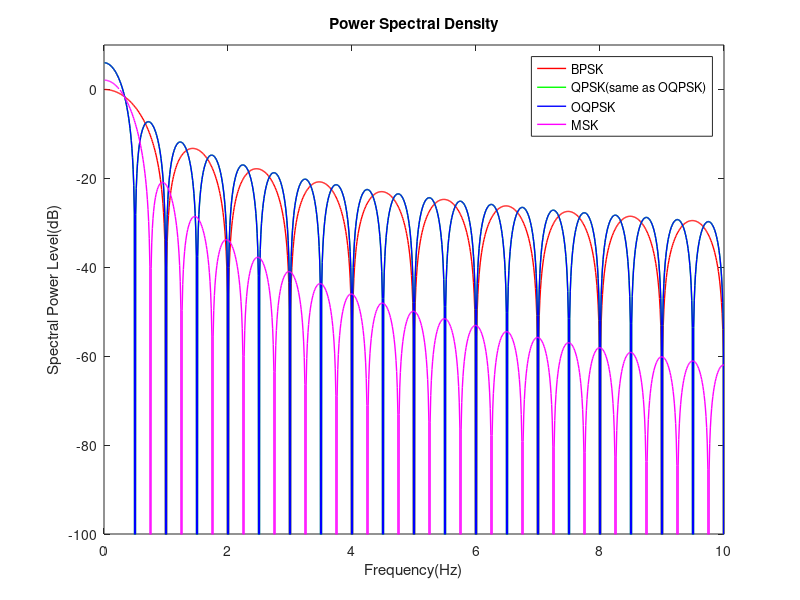

Recreate this plot in MATLAB.
clear all
close all

f=0.01:0.01:10;
A=1;
Tb=1;
S_BPSK=A^2*Tb*(sin(pi*f*Tb)./(pi*f*Tb)).^2;

plot(f,10*log10(S_BPSK/max(S_BPSK)),'r','linewidth',1)

axis([0 10 -100 10])
xlabel('Frequency(Hz)')
ylabel('Spectral Power Level(dB)')
title('Power Spectral Density')
hold on
S_QPSK=2*A^2*2*Tb*(sin(2*pi*f*Tb)./(2*pi*f*Tb)).^2;
plot(f,10*log10(S_QPSK/max(S_BPSK)),'g','linewidth',1)
hold on
S_OQPSK=2*A^2*2*Tb*(sin(2*pi*f*Tb)./(2*pi*f*Tb)).^2;
plot(f,10*log10(S_OQPSK/max(S_BPSK)),'b','linewidth',1)
hold on
S_MSK=(16*A^2*Tb^2/(pi^2))*(cos(2*pi*f*Tb)./(1-16*f.^2*Tb^2)).^2;
M_MSK=max(S_BPSK);
Y_MSK=10*log10(S_MSK/M_MSK);
plot(f,Y_MSK,'m','linewidth',1)
hold on
legend('BPSK','QPSK(same as OQPSK)','OQPSK','MSK')
